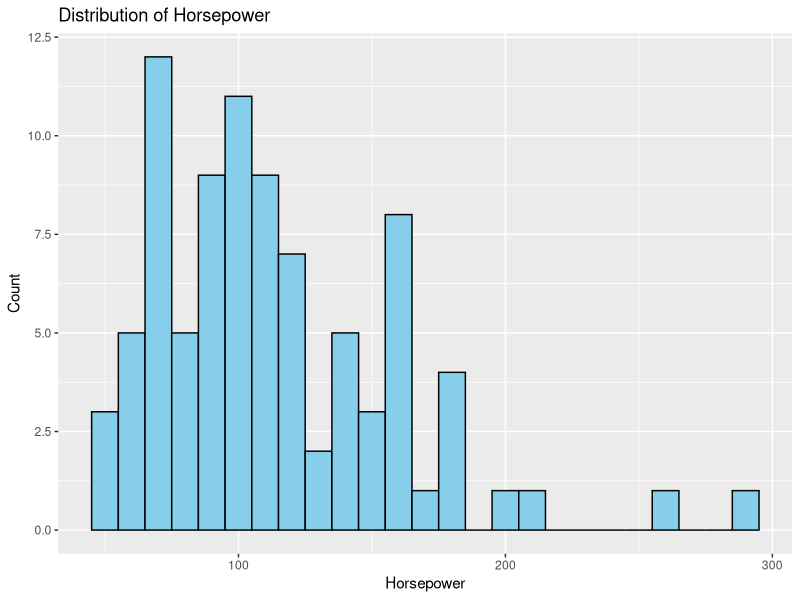
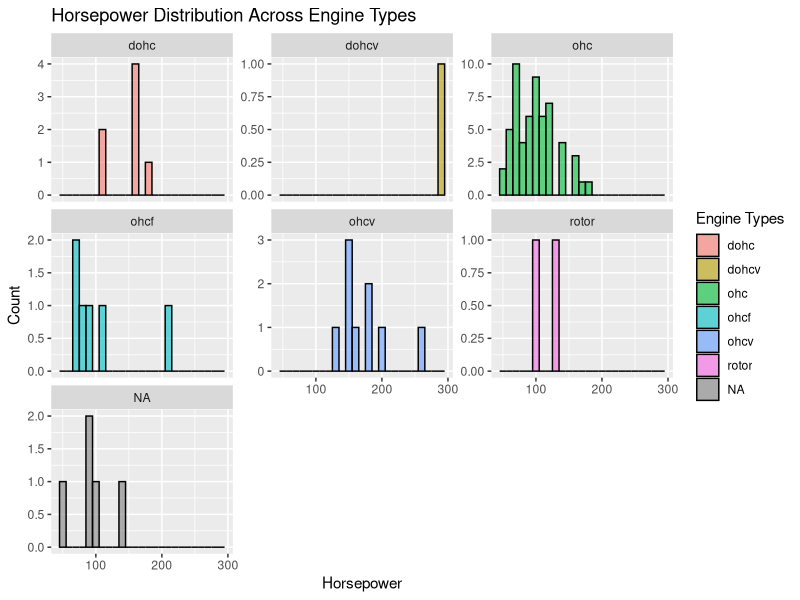
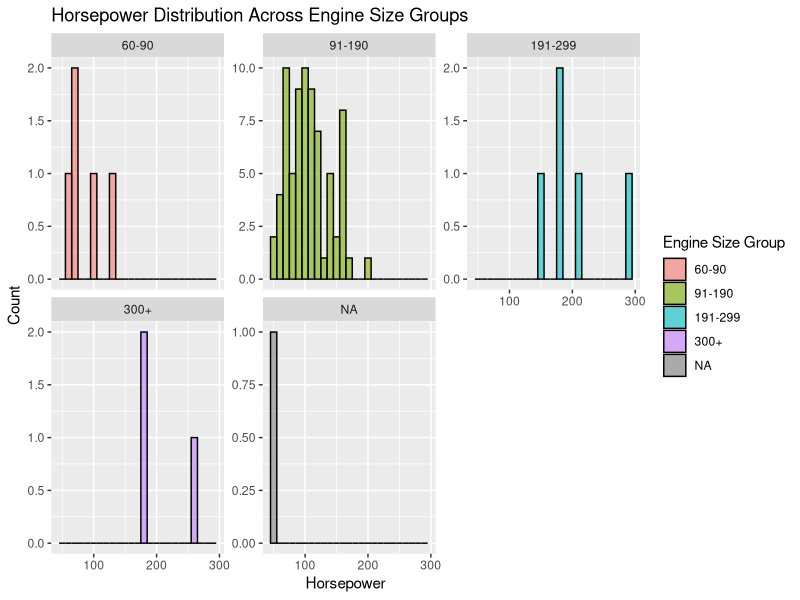

Here is the R script that generated these plots, in order:
## ---- chunk 1
knitr::opts_chunk$set(echo = TRUE,
                      comment = "",
                      message = FALSE,
                      warning = FALSE)
## ---- chunk 2
#Read the dataset and replace "?" with NA
engine <- read.csv("Engine.csv", na.strings = "?")
automobile <- read.csv("Automobile.csv", na.strings = "?")
maintenance <- read.csv("Maintenance.csv", na.strings = "?")
## ---- chunk 3
#Inspect the structure of the dataset "Engine.csv"
str(engine)
#Inspect the structure of the dataset "Automobile.csv"
str(automobile)
#Inspect the structure of the dataset "Maintenance.csv"
str(maintenance)
## ---- chunk 4
#Count total missing values after replacing "?" with NA
cat("Missing values in Engine:", sum(is.na(engine)), "\n")
cat("Missing values in Automobile:", sum(is.na(automobile)), "\n")
cat("Missing values in Maintenance:", sum(is.na(maintenance)), "\n")
## ---- chunk 5
# Check which columns contain NA in the Engine dataset
colSums(is.na(engine))
# Count number of rows in Engine affected by missing values
rows_with_na <- sum(rowSums(is.na(engine)) > 0)
cat("Rows with missing values in Engine:", rows_with_na, "\n")
## ---- chunk 6
#Convert categorical variables to factors
automobile$BodyStyles <- as.factor(automobile$BodyStyles)
engine$FuelTypes <- as.factor(engine$FuelTypes)
maintenance$ErrorCodes <- as.factor(maintenance$ErrorCodes)

#Compute the median Horsepower for imputation
median_hp <- median(engine$Horsepower, na.rm = TRUE)

#Replace the missing Horsepower values with median
engine$Horsepower[is.na(engine$Horsepower)] <- median_hp
## ---- chunk 7
# Distribution of Horsepower Across Engine Types
library(ggplot2)

#Visualize Horsepower distribution
ggplot(engine, aes(x = Horsepower)) +
  geom_histogram(binwidth = 10, fill = "skyblue", color = "black") +
  labs(title = "Distribution of Horsepower", 
       x = "Horsepower", 
       y = "Count")
## ---- chunk 8
# Distribution of Horsepower Across Engine Types
library(ggplot2)

# Histogram of Horsepower for each engine type
ggplot(engine, aes(x = Horsepower, fill = EngineType)) +
  geom_histogram(binwidth = 10, alpha = 0.6, color = "black") +
  facet_wrap(~EngineType, scales="free_y") +
  labs(title = "Horsepower Distribution Across Engine Types",
       x = "Horsepower",
       y = "Count",
       fill = "Engine Types")
## ---- chunk 9
# Create Engine Size Groups
engine$SizeGroup <- cut(engine$EngineSize,
  breaks = c(60, 90, 190, 299, Inf),
  labels = c("60-90", "91-190", "191-299", "300+"))

#Create table for Engine Size Groups
table (engine$SizeGroup)

#Facet_wrap Histogram of Horsepower by Size Groups
ggplot(engine, aes(x = Horsepower, fill = SizeGroup)) +
  geom_histogram(binwidth = 10, alpha = 0.6, color = "black") +
  facet_wrap(~ SizeGroup, scales = "free_y") +
  labs(title = "Horsepower Distribution Across Engine Size Groups",
       x = "Horsepower", 
       y = "Count",
       fill = "Engine Size Group")
## ---- chunk 10
t_test_fuel <- t.test(CityMpg ~ FuelTypes, 
                      data = merge(automobile, engine, by = "EngineModel"))
t_test_fuel
